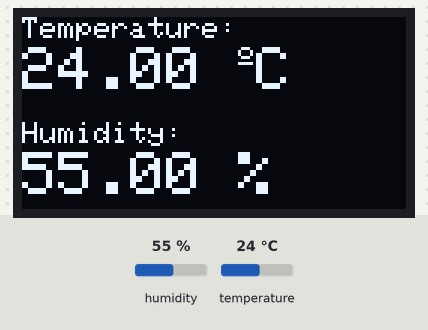
A sketch run on a simulated ESP8266 (NodeMCU). On the bench: 128×64 one-colour display. The test bench sets the inputs (shaded band); at power-on: humidity 55 %, temperature 24 °C. The display library's start-up logo is not drawn; what the sketch prints to the serial monitor is not drawn.

Above: at 1.3 s.
1.4 s: humidity set to 22 %
At 2.9 s:
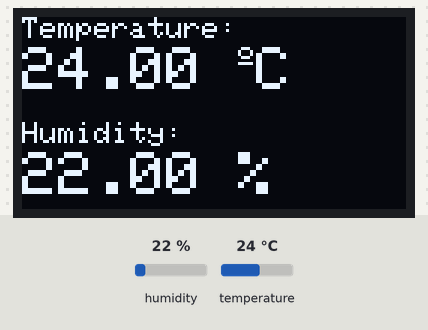
4.2 s: temperature set to 12 °C
At 4.8 s:
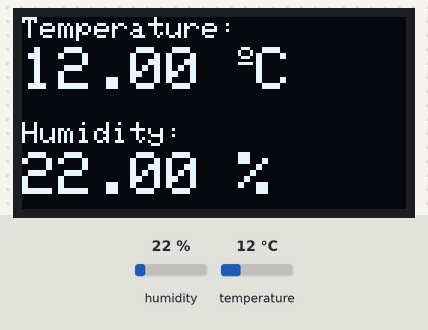
7.0 s: humidity set to 40 %
At 9.7 s:
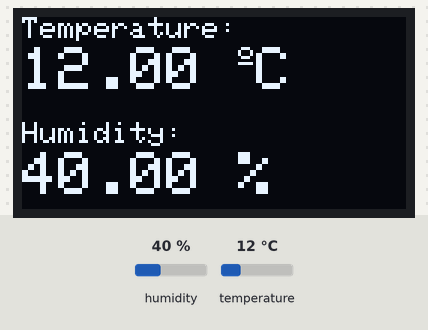
10.0 s: temperature set to 19 °C
At 11.6 s:
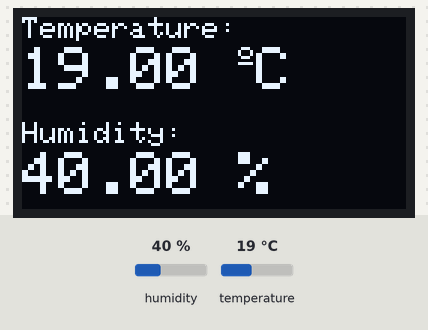
Timing chart, 0 to 13.1 s (numbered marks = the images above; inputs shaded):
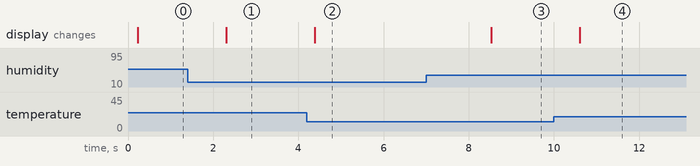

The sketch:

Dht-oled.ino
```cpp
#include <Wire.h>
#include "DHT.h"
#include <Adafruit_GFX.h>
#include <Adafruit_SSD1306.h>


Adafruit_SSD1306 display = Adafruit_SSD1306(128, 64, &Wire, -1);
unsigned long delayTime;

#define DHTTYPE DHT11 // DHT 22 (AM2302), AM2321
//DHT Sensor;
#define DHTPin D4
DHT dht(DHTPin, DHTTYPE);
float Temperature;
float Humidity;
float Temp_Fahrenheit;

void setup() {
  Serial.begin(115200);
  pinMode(DHTPin, INPUT);
  dht.begin();
  // by default, we'll generate the high voltage from the 3.3v line internally! (neat!)
  display.begin(SSD1306_SWITCHCAPVCC, 0x3C);  // initialize with the I2C addr 0x3C (for the 128x64)
   // init done
  display.display();
  delay(100);
  display.clearDisplay();
  display.display();
  display.setTextSize(1.75);
  display.setTextColor(WHITE);
}
void loop() {

  Humidity = dht.readHumidity();
  // Read temperature as Celsius (the default)
  Temperature = dht.readTemperature();
  // Read temperature as Fahrenheit (isFahrenheit = true)
  Temp_Fahrenheit= dht.readTemperature(true);

  // Check if any reads failed and exit early (to try again).
  if (isnan(Humidity) || isnan(Temperature) || isnan(Temp_Fahrenheit)) {
    Serial.println(F("Failed to read from DHT sensor!"));
    return;
  }

  Serial.print(F("Humidity: "));
  Serial.print(Humidity);
  Serial.print(F("%  Temperature: "));
  Serial.print(Temperature);
  Serial.print(F("°C "));
  Serial.print(Temp_Fahrenheit);
  Serial.println(F("°F "));

  display.setCursor(0,0);
  display.clearDisplay();

  display.setTextSize(1);
  display.setCursor(0,0);
  display.print("Temperature: ");
  display.setTextSize(2);
  display.setCursor(0,10);
  display.print(Temperature);
  display.print(" ");
  display.setTextSize(1);
  display.cp437(true);
  display.write(167);
  display.setTextSize(2);
  display.print("C");

  // display humidity
  display.setTextSize(1);
  display.setCursor(0, 35);
  display.print("Humidity: ");
  display.setTextSize(2);
  display.setCursor(0, 45);
  display.print(Humidity);
  display.print(" %");

  display.display();
  delay(1000);

}
```

Measured:
- after the input at 1.4 s, the display: changes after 0.91 s (image 1)
- after the input at 4.2 s, the display: changes after 0.18 s (image 2)
- after the input at 7.0 s, the display: changes after 1.5 s (image 3)
- after the input at 10.0 s, the display: changes after 0.61 s (image 4)
